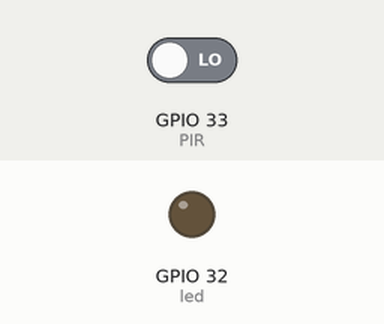
Simulated run of this sketch. Board: ESP32. Parts: output pins drawn as LEDs (lit = HIGH). The test bench sets the inputs (shaded band); at power-on: GPIO 33 (PIR) LOW. WiFi joins after 1.5 s; servers stay silent unless stated; web services answer with replies made up by the test bench; what the sketch prints to the serial monitor is not drawn.

Above: at 3.7 s.
3.8 s: GPIO 33 (PIR) driven HIGH
At 6.8 s:
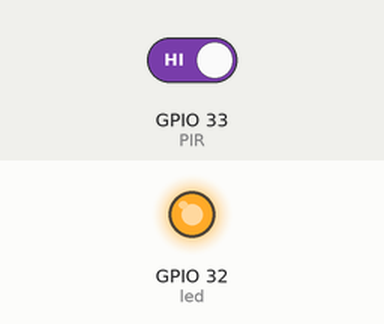
7.2 s: GPIO 33 (PIR) driven LOW
At 8.6 s:
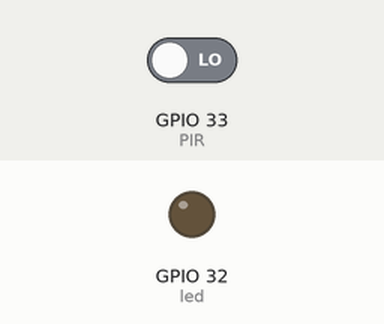
Timing chart, 0 to 10.2 s (numbered marks = the images above; inputs shaded):
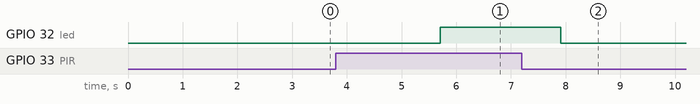

Measured:
- after the input at 3.8 s, GPIO 32 (led): LOW → HIGH after 1.9 s
- after the input at 7.2 s, GPIO 32 (led): HIGH → LOW after 0.71 s

The sketch:

ThinkspeakPIR.ino
```cpp
// Librerías necesarias
#include <WiFi.h>      // Librería para la conexión WiFi
#include <HTTPClient.h> // Librería para hacer solicitudes HTTP

// Definición de pines GPIO
int led = 32;  // Pin donde está conectado el LED
int PIR = 33;  // Pin donde está conectado el LED

//Variables globales
int pirState = LOW;            // Variable para considerar que el movimiento esta en curso
int val = 0;

// Configuración para enviar datos a ThingSpeak
String url = "https://api.thingspeak.com/update?"; // URL del servidor de ThingSpeak
String api_key = "XTUNK0M3XFB5YD9C"; // Clave API personal del tablero en ThingSpeak
String sensor = "field4"; // Campo donde se enviarán los datos de movimiento

void setup() {
  // Configuración de los pines
  pinMode(led, OUTPUT);  // Configura el pin del LED como salida
  pinMode(PIR, INPUT);   // Declarar sensor PIR como entrada

  delay(1000);  // Pequeña pausa antes de iniciar la conexión
  Serial.begin(115200);  // Inicia la comunicación serie a 115200 baudios

  // Conexión a la red WiFi
  WiFi.begin("MSI 9472", "|05791xZ");  // Nombre de la red WiFi y contraseña (vacía en este caso)

  // Esperar hasta que se establezca la conexión WiFi
  while ((WiFi.status() != WL_CONNECTED)) {
    delay(500);
    Serial.print(".");  // Muestra puntos en la consola mientras se conecta
  }
  Serial.println("WiFi conectado");  // Mensaje de confirmación de conexión
}

void loop() {
  delay(1000); // Pequeña pausa entre lecturas

  val = digitalRead(PIR);  // Leer el estado del sensor PIR

  if (val == HIGH) {            // Si se detecta movimiento
        digitalWrite(led, HIGH); // Encender LED
        if (pirState == LOW) {
            Serial.println("¡Movimiento detectado!");
            pirState = HIGH;
        }
    } else {
        digitalWrite(led, LOW); // Apagar LED
        if (pirState == HIGH) {
            Serial.println("¡Movimiento finalizado!");
            pirState = LOW;
        }
    }

  // Verifica si el ESP32 está conectado a WiFi antes de enviar datos
  if ((WiFi.status() == WL_CONNECTED)) {
    // Crear un objeto HTTPClient para la solicitud HTTP
    HTTPClient http;

    // Construir la URL con los de movimiento (en curso o no)
    String message = url + "api_key=" + api_key + "&" + sensor + "=" + String(pirState);
    http.begin(message); // Iniciar la conexión HTTP

    // Realizar la petición GET a ThingSpeak y obtener el código de respuesta
    int httpCode = http.GET();
    Serial.println(message);  // Muestra la URL de la petición en la consola
    Serial.print("Código GET: ");
    Serial.println(httpCode);  // Muestra el código de respuesta de la solicitud HTTP

    http.end();  // Finaliza la conexión HTTP
  }

  delay(1000);  // Espera 1 segundo antes de enviar nuevamente
}
```
